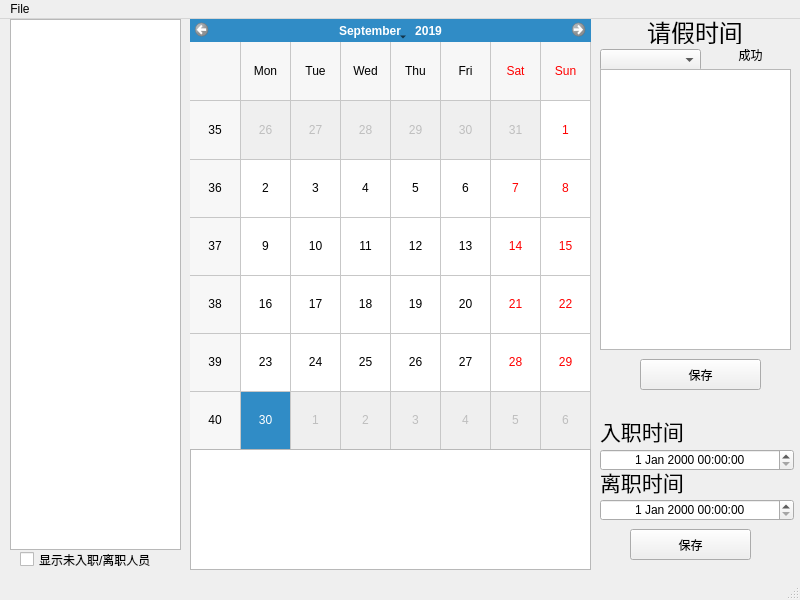
<?xml version="1.0" encoding="UTF-8"?>
<ui version="4.0">
 <class>MainWindow</class>
 <widget class="QMainWindow" name="MainWindow">
  <property name="geometry">
   <rect>
    <x>0</x>
    <y>0</y>
    <width>800</width>
    <height>600</height>
   </rect>
  </property>
  <property name="windowTitle">
   <string>考勤统计</string>
  </property>
  <widget class="QWidget" name="centralwidget">
   <widget class="QListView" name="memberList">
    <property name="geometry">
     <rect>
      <x>10</x>
      <y>0</y>
      <width>171</width>
      <height>531</height>
     </rect>
    </property>
    <property name="font">
     <font>
      <family>Consolas</family>
     </font>
    </property>
    <property name="editTriggers">
     <set>QAbstractItemView::NoEditTriggers</set>
    </property>
   </widget>
   <widget class="QCalendarWidget" name="calendar">
    <property name="geometry">
     <rect>
      <x>190</x>
      <y>0</y>
      <width>401</width>
      <height>431</height>
     </rect>
    </property>
    <property name="minimumDate">
     <date>
      <year>2019</year>
      <month>9</month>
      <day>1</day>
     </date>
    </property>
    <property name="maximumDate">
     <date>
      <year>2019</year>
      <month>9</month>
      <day>30</day>
     </date>
    </property>
    <property name="gridVisible">
     <bool>true</bool>
    </property>
   </widget>
   <widget class="QTextBrowser" name="detailedInfo">
    <property name="geometry">
     <rect>
      <x>190</x>
      <y>430</y>
      <width>401</width>
      <height>121</height>
     </rect>
    </property>
   </widget>
   <widget class="QComboBox" name="leaveMember">
    <property name="geometry">
     <rect>
      <x>600</x>
      <y>30</y>
      <width>101</width>
      <height>22</height>
     </rect>
    </property>
   </widget>
   <widget class="QLabel" name="label">
    <property name="geometry">
     <rect>
      <x>620</x>
      <y>0</y>
      <width>150</width>
      <height>25</height>
     </rect>
    </property>
    <property name="font">
     <font>
      <family>Consolas</family>
      <pointsize>18</pointsize>
     </font>
    </property>
    <property name="text">
     <string>请假时间</string>
    </property>
    <property name="alignment">
     <set>Qt::AlignCenter</set>
    </property>
   </widget>
   <widget class="QTextEdit" name="leaveEdit">
    <property name="geometry">
     <rect>
      <x>600</x>
      <y>50</y>
      <width>191</width>
      <height>281</height>
     </rect>
    </property>
   </widget>
   <widget class="QPushButton" name="saveLeaveButton">
    <property name="geometry">
     <rect>
      <x>640</x>
      <y>340</y>
      <width>121</width>
      <height>31</height>
     </rect>
    </property>
    <property name="text">
     <string>保存</string>
    </property>
   </widget>
   <widget class="QLabel" name="saveResultLabel">
    <property name="enabled">
     <bool>true</bool>
    </property>
    <property name="geometry">
     <rect>
      <x>710</x>
      <y>26</y>
      <width>81</width>
      <height>20</height>
     </rect>
    </property>
    <property name="text">
     <string>成功</string>
    </property>
    <property name="alignment">
     <set>Qt::AlignCenter</set>
    </property>
   </widget>
   <widget class="QDateTimeEdit" name="inDateEdit">
    <property name="geometry">
     <rect>
      <x>600</x>
      <y>430</y>
      <width>194</width>
      <height>22</height>
     </rect>
    </property>
    <property name="alignment">
     <set>Qt::AlignCenter</set>
    </property>
   </widget>
   <widget class="QLabel" name="label_2">
    <property name="geometry">
     <rect>
      <x>600</x>
      <y>399</y>
      <width>100</width>
      <height>25</height>
     </rect>
    </property>
    <property name="font">
     <font>
      <family>Consolas</family>
      <pointsize>16</pointsize>
     </font>
    </property>
    <property name="text">
     <string>入职时间</string>
    </property>
   </widget>
   <widget class="QLabel" name="label_3">
    <property name="geometry">
     <rect>
      <x>600</x>
      <y>450</y>
      <width>100</width>
      <height>25</height>
     </rect>
    </property>
    <property name="font">
     <font>
      <family>Consolas</family>
      <pointsize>16</pointsize>
     </font>
    </property>
    <property name="text">
     <string>离职时间</string>
    </property>
   </widget>
   <widget class="QDateTimeEdit" name="outDateEdit">
    <property name="geometry">
     <rect>
      <x>600</x>
      <y>480</y>
      <width>194</width>
      <height>22</height>
     </rect>
    </property>
    <property name="alignment">
     <set>Qt::AlignCenter</set>
    </property>
   </widget>
   <widget class="QPushButton" name="saveInOutButton">
    <property name="geometry">
     <rect>
      <x>630</x>
      <y>510</y>
      <width>121</width>
      <height>31</height>
     </rect>
    </property>
    <property name="text">
     <string>保存</string>
    </property>
   </widget>
   <widget class="QCheckBox" name="showOutMember">
    <property name="geometry">
     <rect>
      <x>20</x>
      <y>530</y>
      <width>131</width>
      <height>21</height>
     </rect>
    </property>
    <property name="text">
     <string>显示未入职/离职人员</string>
    </property>
   </widget>
  </widget>
  <widget class="QMenuBar" name="menubar">
   <property name="geometry">
    <rect>
     <x>0</x>
     <y>0</y>
     <width>800</width>
     <height>23</height>
    </rect>
   </property>
   <widget class="QMenu" name="menuFile">
    <property name="title">
     <string>File</string>
    </property>
    <addaction name="actionImport_File"/>
    <addaction name="actionExport_File"/>
    <addaction name="actionEdit_WorkTime"/>
    <addaction name="actionSettings"/>
   </widget>
   <addaction name="menuFile"/>
  </widget>
  <widget class="QStatusBar" name="statusbar"/>
  <action name="actionImport_File">
   <property name="text">
    <string>Import File</string>
   </property>
  </action>
  <action name="actionExport_File">
   <property name="text">
    <string>Export File</string>
   </property>
  </action>
  <action name="actionEdit_WorkTime">
   <property name="text">
    <string>Edit WorkTime</string>
   </property>
  </action>
  <action name="actionSettings">
   <property name="text">
    <string>Settings</string>
   </property>
  </action>
 </widget>
 <resources/>
 <connections/>
</ui>
